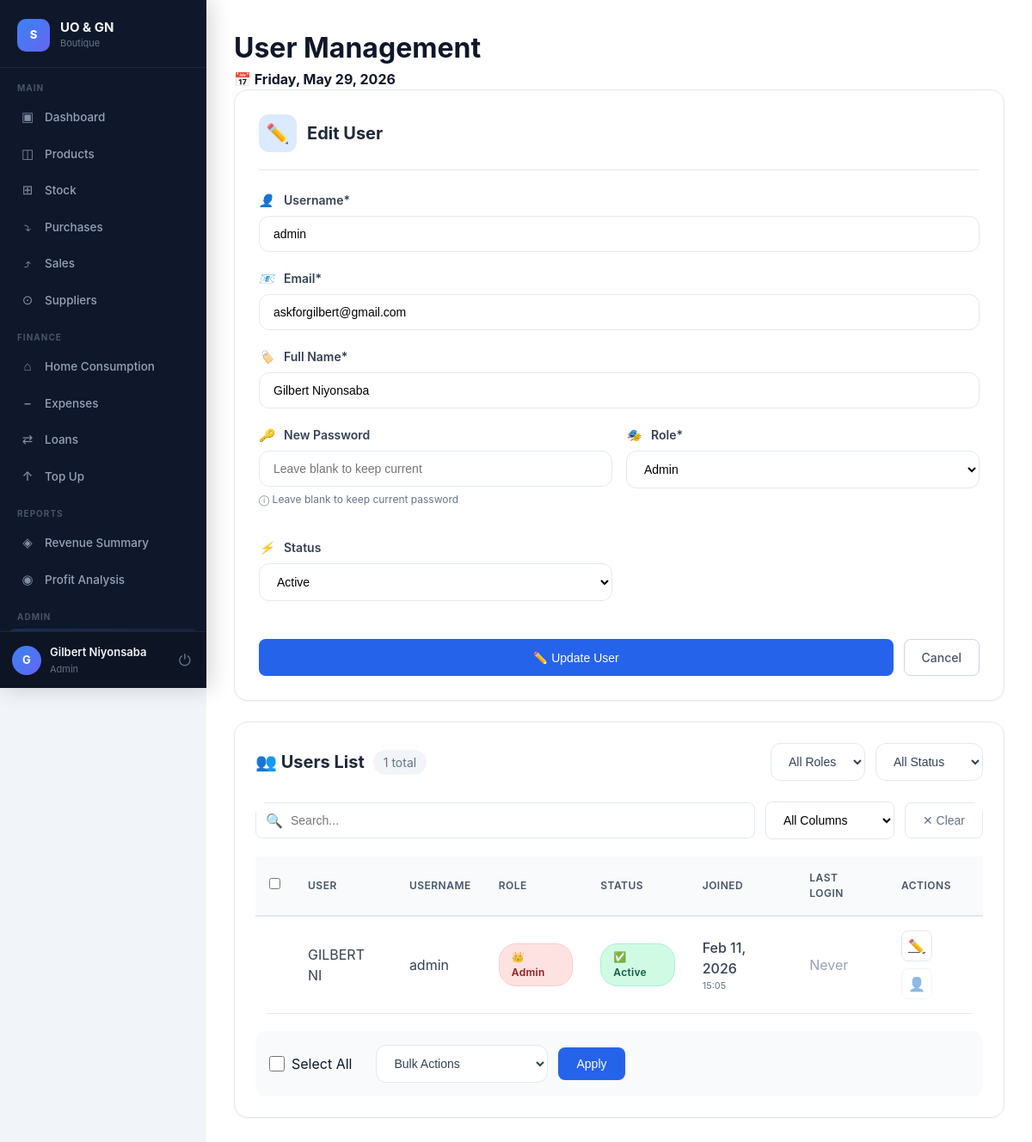
Page /users.php?edit=1 (signed in) on the committed database.
### tables this page shows
CREATE TABLE `users` (
  `id` int(11) NOT NULL,
  `username` varchar(50) NOT NULL,
  `password` varchar(255) NOT NULL,
  `full_name` varchar(100) DEFAULT NULL,
  `role` enum('admin','manager','user') DEFAULT 'user',
  `created_at` timestamp NOT NULL DEFAULT current_timestamp(),
  `status` enum('active','inactive','suspended','') NOT NULL,
  `last_login` datetime DEFAULT NULL,
  `email` varchar(60) DEFAULT NULL
);

### users.php (the view, shortened to what this page needs)
<?php
require_once 'config.php';
$users_query = "SELECT * FROM users ORDER BY created_at DESC";
$users_result = mysqli_query($conn, $users_query);
$edit_user = null;
if (isset($_GET['edit'])) {
    $edit_id = mysqli_real_escape_string($conn, $_GET['edit']);
    $edit_query = mysqli_query($conn, "SELECT * FROM users WHERE id = $edit_id");
    $edit_user = mysqli_fetch_assoc($edit_query);
}
?>
<!DOCTYPE html>
<html lang="en">
<head>
    <link rel="stylesheet" href="css/style.css">
  <link rel="stylesheet" href="css/user.css">
</head>
<body>
    <div class="dashboard-container">
        <?php include 'sidebar.php'; ?>
        <div class="main-content">
            <div class="dashboard-header">
                <h1>User Management</h1>
                <div class="date-display">
                    <strong>📅 <?php echo date('l, F j, Y'); ?></strong>
                </div>
            </div>
            <div class="user-management-container">
                <div class="user-form-card">
                    <div class="user-form-header">
                        <div class="form-icon">
                            <?php echo $edit_user ? '✏️' : '➕'; ?>
                        </div>
                        <h2><?php echo $edit_user ? 'Edit User' : 'Add New User'; ?></h2>
                    </div>
                    <form method="POST" action="" id="userForm" onsubmit="return validateUserForm()">
                            <div class="form-group">
                                <label><i>👤</i> Username*</label>
                                <input type="text" name="username" id="username" required
                                       value="<?php echo $edit_user ? htmlspecialchars($edit_user['username']) : ''; ?>"
                                       placeholder="Enter username">
                            </div>
                            <div class="form-group">
                                <label><i>📧</i> Email*</label>
                                <input type="email" name="email" id="email" required
                                       value="<?php echo $edit_user ? htmlspecialchars($edit_user['email']) : ''; ?>"
                                       placeholder="user@example.com">
                            </div>
                        <div class="form-group">
                            <label><i>🏷️</i> Full Name*</label>
                            <input type="text" name="full_name" id="full_name" required
                                   value="<?php echo $edit_user ? htmlspecialchars($edit_user['full_name']) : ''; ?>"
                                   placeholder="Enter full name">
                        </div>
                        <div class="form-row">
                            <div class="form-group">
                                <label><i>🔑</i> <?php echo $edit_user ? 'New Password' : 'Password*'; ?></label>
                                <input type="password" name="password" id="password"
                                       <?php echo $edit_user ? '' : 'required'; ?>
                                       placeholder="<?php echo $edit_user ? 'Leave blank to keep current' : 'Enter password'; ?>">
                                <?php if ($edit_user): ?>
                                    <div class="password-hint">
                                        ⓘ Leave blank to keep current password
                                    </div>
                                <?php else: ?>
                                    <div class="password-hint">
                                        ⓘ Minimum 6 characters
                                    </div>
                                <?php endif; ?>
                            </div>
                            <div class="form-group">
                                <label><i>🎭</i> Role*</label>
                                <select name="role" id="role" required>
                                    <option value="admin" <?php echo ($edit_user && $edit_user['role'] == 'admin') ? 'selected' : ''; ?>>Admin</option>
                                </select>
                            </div>
                        </div>
                        <div class="form-row">
                            <div class="form-group">
                                <label><i>⚡</i> Status</label>
                                <select name="status" id="status">
                                    <option value="active" <?php echo ($edit_user && $edit_user['status'] == 'active') ? 'selected' : ''; ?>>Active</option>
                                </select>
                            </div>
                        </div>
                        <div style="display: flex; gap: 12px; margin-top: 24px;">
                            <button type="submit" name="<?php echo $edit_user ? 'edit_user' : 'add_user'; ?>"
                                    class="btn btn-primary" style="flex: 1;">
                                <?php echo $edit_user ? '✏️ Update User' : '➕ Create User'; ?>
                            </button>
                            <?php if ($edit_user): ?>
                                <a href="users.php" class="btn btn-secondary">Cancel</a>
                            <?php endif; ?>
                        </div>
                    </form>
                </div>
                <div class="user-table-container">
                    <div class="user-table-header">
                        <h2>
                            <span>👥 Users List</span>
                            <span style="font-size: 14px; font-weight: normal; color: var(--gray-500); background: var(--gray-100); padding: 4px 12px; border-radius: 20px;">
                                <?php echo mysqli_num_rows($users_result); ?> total
                            </span>
                        </h2>
                        <div class="table-actions">
                            <select class="filter-dropdown" id="roleFilter" onchange="filterUsers()">
                                <option value="all">All Roles</option>
                            </select>
                            <select class="filter-dropdown" id="statusFilter" onchange="filterUsers()">
                                <option value="all">All Status</option>
                            </select>
                        </div>
                    </div>
                    <form method="POST" action="" id="bulkActionForm">
                        <div class="table-responsive">
                            <table class="user-table" id="usersTable">
                                <thead>
                                    <tr>
                                        <th width="40">
                                            <input type="checkbox" id="selectAll" onclick="toggleSelectAll()">
                                        </th>
                                        <th>User</th>
                                         <th>UserName</th>
                                        <th>Role</th>
                                        <th>Status</th>
                                        <th>Joined</th>
                                        <th>Last Login</th>
                                        <th>Actions</th>
                                    </tr>
                                </thead>
                                <tbody>
                                    <?php
                                    mysqli_data_seek($users_result, 0);
                                    while($user = mysqli_fetch_assoc($users_result)):
                                    ?>
                                    <tr>
                                        <td>
                                        </td>
                                        <td>
                                              <?php echo strtoupper(substr($user['full_name'], 0, 10)); ?>
                                        </td>
                                         <td>
                                              <?php echo $user['username']; ?>
                                        </td>
                                        <td>
                                            <span class="role-badge <?php echo $user['role']; ?>">
                                                <?php
                                                if ($user['role'] == 'admin') echo '👑 Admin';
                                                elseif ($user['role'] == 'manager') echo '📊 Manager';
                                                else echo '👤 User';
                                                ?>
                                            </span>
                                        </td>
                                        <td>
                                            <span class="status-badge <?php echo $user['status']; ?>">
                                                <?php
                                                if ($user['status'] == 'active') echo '✅ Active';
                                                elseif ($user['status'] == 'inactive') echo '⏸️ Inactive';
                                                else echo '🚫 Suspended';
                                                ?>
                                            </span>
                                        </td>
                                        <td>
                                            <div style="display: flex; flex-direction: column;">
                                                <span style="font-weight: 500;"><?php echo date('M d, Y', strtotime($user['created_at'])); ?></span>
                                                <span style="font-size: 11px; color: var(--gray-500);"><?php echo date('H:i', strtotime($user['created_at'])); ?></span>
                                            </div>
                                        </td>
                                        <td>
                                            <?php if ($user['last_login']): ?>
                                                <div style="display: flex; flex-direction: column;">
                                                    <span style="font-weight: 500;"><?php echo date('M d, Y', strtotime($user['last_login'])); ?></span>
                                                    <span style="font-size: 11px; color: var(--gray-500);"><?php echo date('H:i', strtotime($user['last_login'])); ?></span>
                                                </div>
                                            <?php else: ?>
                                                <span style="color: var(--gray-400);">Never</span>
                                            <?php endif; ?>
                                        </td>
                                        <td>
                                            <div class="action-buttons">
                                                <a href="?edit=<?php echo $user['id']; ?>" class="btn-icon edit" title="Edit User">
                                                    ✏️
                                                </a>
                                                <?php if ($user['id'] != $_SESSION['user_id']): ?>
                                                    <form method="POST" action="" style="display: inline;" onsubmit="return confirmDelete('<?php echo addslashes($user['full_name']); ?>')">
                                                        <input type="hidden" name="user_id" value="<?php echo $user['id']; ?>">
                                                        <button type="submit" name="delete_user" class="btn-icon delete" title="Delete User">
                                                            🗑️
                                                        </button>
                                                    </form>
                                                    <form method="POST" action="" style="display: inline;">
                                                        <input type="hidden" name="user_id" value="<?php echo $user['id']; ?>">
                                                        <input type="hidden" name="current_status" value="<?php echo $user['status']; ?>">
                                                        <button type="submit" name="toggle_status" class="btn-icon toggle" title="<?php echo $user['status'] == 'active' ? 'Deactivate' : 'Activate'; ?> User">
                                                            <?php echo $user['status'] == 'active' ? '⏸️' : '▶️'; ?>
                                                        </button>
                                                    </form>
                                                <?php else: ?>
                                                    <span class="btn-icon" style="opacity: 0.5; cursor: not-allowed;" title="Current User">
                                                        👤
                                                    </span>
                                                <?php endif; ?>
                                            </div>
                                        </td>
                                    </tr>
                                    <?php endwhile; ?>
                                </tbody>
                            </table>
                        </div>
                        <div class="bulk-actions">
                            <div class="select-all">
                                <input type="checkbox" id="selectAllBottom" onclick="toggleSelectAll()">
                                <label for="selectAllBottom">Select All</label>
                            </div>
                            <select name="bulk_action" id="bulkAction" class="filter-dropdown" required>
                                <option value="">Bulk Actions</option>
                            </select>
                            <button type="submit" name="bulk_action_submit" class="btn btn-primary" onclick="return confirmBulkAction()">
                                Apply
                            </button>
                        </div>
                    </form>
                </div>
            </div>
        </div>
    </div>
</body>
</html>

### css/style.css (style rules this page uses)
:root { --primary: #2563eb; --primary-dark: #1d4ed8; --secondary: #64748b; --success: #10b981; --danger: #ef4444; --warning: #f59e0b; --info: #3b82f6; --light: #f8fafc; --dark: #0f172a; --gray-100: #f1f5f9; --gray-200: #e2e8f0; --gray-300: #cbd5e1; --gray-600: #475569; --white: #ffffff; --shadow-sm: 0 1px 3px rgba(0,0,0,0.1); --shadow-md: 0 4px 6px -1px rgba(0,0,0,0.1); --shadow-lg: 0 10px 15px -3px rgba(0,0,0,0.1); --radius: 8px; }
* { margin: 0; padding: 0; box-sizing: border-box; }
body { font-family: 'Inter', -apple-system, BlinkMacSystemFont, 'Segoe UI', sans-serif; background-color: var(--gray-100); color: var(--dark); line-height: 1.5; }
.dashboard-container { display: flex; min-height: 100vh; background: var(--gray-100); }
.main-content { flex: 1; margin-left: 240px; padding: 32px; background: var(--white); }
.table-responsive { overflow-x: auto; border-radius: 16px; }
.btn { display: inline-block; padding: 10px 20px; border: none; border-radius: 8px; font-size: 14px; font-weight: 500; cursor: pointer; text-decoration: none; transition: all 0.2s; border: 1px solid transparent; }
.btn-primary { background: var(--primary); color: var(--white); }
.btn-secondary { background: var(--white); color: var(--gray-600); border-color: var(--gray-300); }
.form-group { margin-bottom: 20px; }
.form-group label { display: block; margin-bottom: 8px; color: var(--gray-600); font-weight: 500; font-size: 14px; }
.form-group input, .form-group select, .form-group textarea { width: 100%; padding: 10px 12px; border: 1px solid var(--gray-300); border-radius: 8px; font-size: 14px; transition: all 0.2s; }

### sidebar.php (style rules this page uses)
.main-content { margin-left: 240px; }

### rows in the picture
users: username "admin", email "askforgilbert@gmail.com", full_name "Gilbert Niyonsaba", role "Admin", status "Active", full_name "GILBERT NI", shows "👑 Admin", shows "✅ Active", created_at "Feb 11, 2026", created_at "15:05", shows "Never"

### other values in the picture
$section['label'] "MAIN"
$item['icon'] "▣"
$item['label'] "Dashboard"
$item['icon'] "◫"
$item['label'] "Products"
$item['icon'] "⊞"
$item['label'] "Stock"
$item['icon'] "⤵"
$item['label'] "Purchases"
$item['icon'] "⤴"
$item['label'] "Sales"
$item['icon'] "⊙"
$item['label'] "Suppliers"
$section['label'] "FINANCE"
$item['icon'] "⌂"
